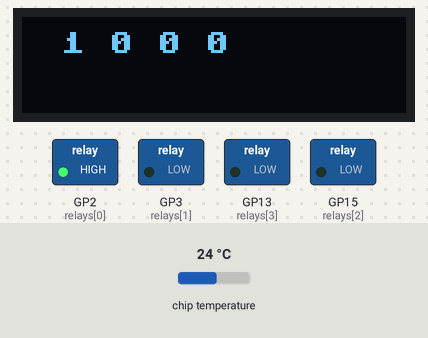
This program was run on a simulated Raspberry Pi Pico running MicroPython. On the bench: 128×32 one-colour display, switched loads named in the program (green lamp = pin HIGH). Inputs (shaded band) come from the test bench; at power-on: chip temperature 24 °C. Library files of the repository ran but are not shown: ssd1306.py; what the program prints to the serial console is not drawn. At 13.5 s the program stops and its outputs stay as they are.

Above: at 1.2 s.
At 2.3 s:
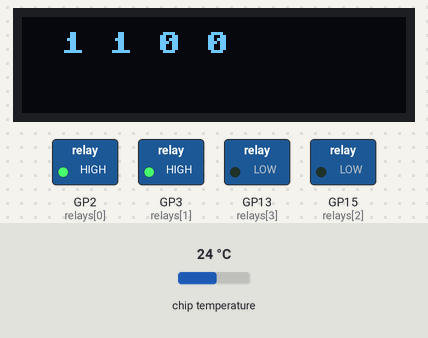
At 3.3 s:
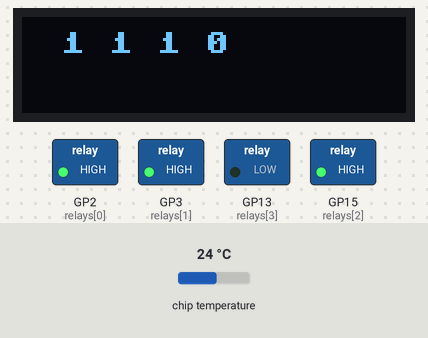
At 6.4 s:
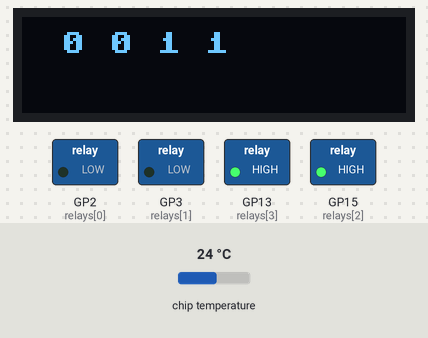
At 9.5 s:
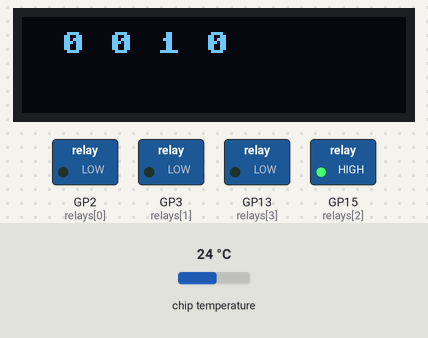
At 12.5 s:
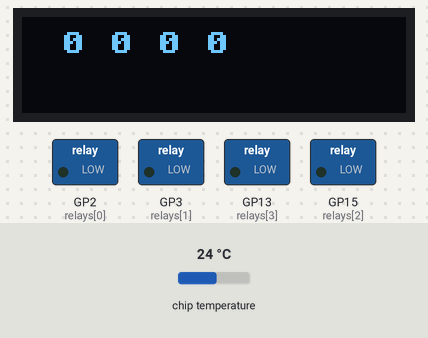
Timing chart, 0 to 14.0 s (numbered marks = the images above):
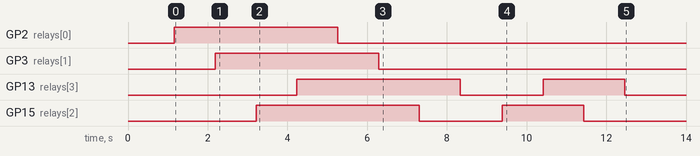

The program:

test.py
```python
from machine import Pin, I2C, UART, ADC
import utime
import time
from ssd1306 import SSD1306_I2C # save this library in PiSquare


def enable(relay):
    print("turn on ")
    print(relay)
    relays[relay].value(1)
    relay_status[relay] = 1
    show_relay_status()

def disable(relay):
    print("turn off ")
    print(relay)
    relays[relay].value(0)
    relay_status[relay] = 0
    show_relay_status()

def show_relay_status():
    oled.fill(0)
    status_string = ""
    for relay in range(0,4):
        status_string = status_string + " " + str(relay_status[relay])
    oled.text(status_string,5,5)
    oled.show()

WIDTH  = 128                                            # oled display width
HEIGHT = 32                                             # oled display height

i2c = I2C(1,freq=200000,sda=Pin(6),scl=Pin(7))
print(i2c)
print("I2C Address      : "+hex(i2c.scan()[0]).upper()) # Display device address
print("I2C Configuration: "+str(i2c))                   # Display I2C config

oled = SSD1306_I2C(WIDTH, HEIGHT, i2c)                  # Init oled display

sensor_temp = ADC(4)
conversion_factor = 3.3 / (65535)

oled.fill(0)
oled.text("SB COMPONENTS",10,5)
oled.text("PiSquare",30,25)
oled.show()

relays = [
    machine.Pin(2, machine.Pin.OUT),
    machine.Pin(3, machine.Pin.OUT),
    machine.Pin(15, machine.Pin.OUT),
    machine.Pin(13, machine.Pin.OUT)
]

relay_status = [
    0,0,0,0
]

for relay in range(0,4):
    disable(relay)


time.sleep(1)

while 1:
    for relay in range(0,4):
        enable(relay)
        time.sleep(1)


    for relay in range(0,4):
        disable(relay)
        time.sleep(1)

    reading = sensor_temp.read_u16() * conversion_factor

    # The temperature sensor measures the Vbe voltage of a biased bipolar diode, connected to the fifth ADC channel
    # Typically, Vbe = 0.706V at 27 degrees C, with a slope of -1.721mV (0.001721) per degree.
    temperature = round(27 - (reading - 0.706)/0.001721,2)
    print(temperature)
    oled.fill(0)
    oled.text(str(temperature),30,25)
    oled.show()
    break

enable(2)
time.sleep(1)

enable(3)
time.sleep(1)

disable(2)
time.sleep(1)

disable(3)
time.sleep(1)
```

Measured:
- by itself, GP2 (relays[0]): LOW → HIGH at 1.2 s, → LOW 4.1 s later
- by itself, GP3 (relays[1]): LOW → HIGH at 2.2 s, → LOW 4.1 s later
- by itself, GP13 (relays[3]): LOW → HIGH at 4.2 s, → LOW 4.1 s later, → HIGH 2.1 s later, → LOW 2.1 s later
- by itself, GP15 (relays[2]): LOW → HIGH at 3.2 s, → LOW 4.1 s later, → HIGH 2.1 s later, → LOW 2.1 s later
- what the display in image 0 shows lasts 1.0 s, from 1.2 s to 2.2 s
